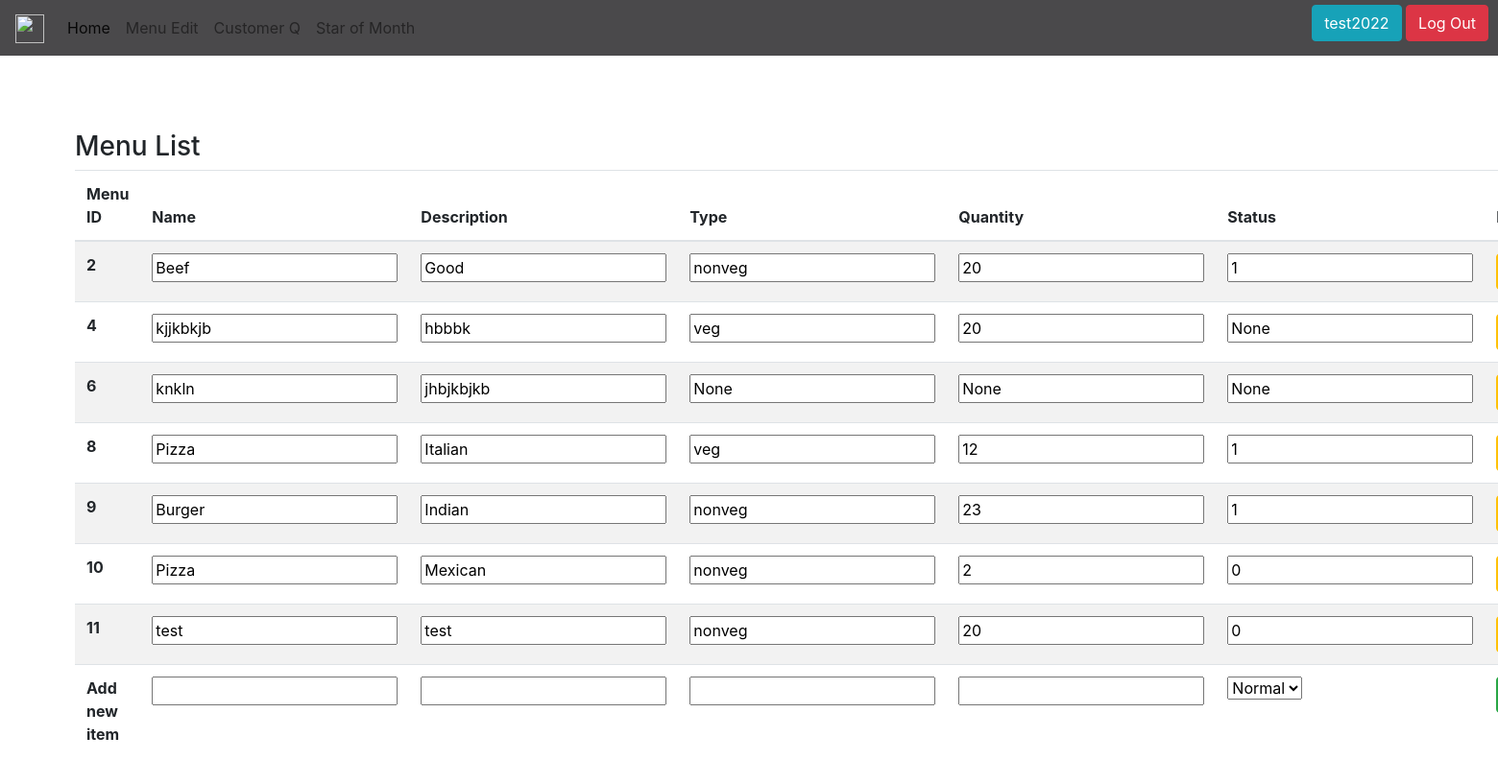
The app's page /staff/menuedit/ (signed in) with its own data.
### restaurant/models.py (models this page shows, shortened)
class Menu(models.Model):
    image = models.CharField(max_length=30)
    name = models.CharField(max_length=30)
    description = models.CharField(max_length=200)
    type = models.CharField(null=True,max_length=200)
    quantity = models.IntegerField(null=True)
    status=models.IntegerField(null=True,default=0)

### staff/views.py (the view, shortened to what this page needs)
# urls.py: path('menuedit/',views.menuEditPage, name='menuEditPage'),
def menuEditPage(request):
    if request.user.is_authenticated and request.user.is_staff == True:
        menu= Menu.objects.values()
        context = {
            'menu':menu,
        }
        return render(request, 'menuedit.html',context)
    else:
        return redirect('login')

### staff/templates/menuedit.html (shortened to what this page needs)
<!doctype html>
<html lang="en">
  <head>
    <link rel="stylesheet" href="https://cdn.jsdelivr.net/npm/bootstrap@4.0.0/dist/css/bootstrap.min.css">
  </head>
  <body>
    {% extends './header.html' %}
    {% block content %}
    <div style="margin: 5%;">
    <h3>Menu List</h3>
    <div>
        <table class="table table-striped">
            <thead>
              <tr>
                <th scope="col">Menu ID</th>
                <th scope="col">Name</th>
                <th scope="col">Description</th>
                <th scope="col">Type</th>
                <th scope="col">Quantity</th>
                <th scope="col">Status</th>
                <th scope="col">Edit</th>
              </tr>
            </thead>
            <tbody>
                {% for x in menu %}
              <tr>
                <form method="post">
                <th scope="row">{{x.id}}</th>
                <td><input value={{x.name}} name="name"></td>
                <td><input value={{x.description}} name="description"></td>
                <td><input value={{x.type}} name="type"></td>
                <td><input value={{x.quantity}} name="quantity"></td>
                <td><input value={{x.status}} name="status"></td>
                <td><button type="submit" name="edit" class="btn btn-warning">Update</button></td>
            </form>
              </tr>
              {% endfor %}
              <tr>
                <form method="post">
                <th scope="row">Add new item</th>
                <td><input  name="name"></td>
                <td><input name="description"></td>
                <td><input  name="type"></td>
                <td><input  name="quantity"></td>
                <td><select name="status" id="status">
                  <option value="0">Normal</option>
                </select></td>
                <td><button type="submit" name="add" class="btn btn-success">Add</button></td>
            </form>
              </tr>
            </tbody>
          </table>
    </div>
    </div>
    {% endblock content %}

### staff/templates/header.html (shortened to what this page needs)
<header>
  <div>
    <nav class="navbar navbar-expand-lg navbar-light " style="background-color: #4a494b;">
      <a class="navbar-brand" href="#">
        <img src="https://img.freepik.com/free-psd/restaurant-vintage-badge-template-psd-set-remixed-from-public-domain-artworks_53876-141767.jpg?t=st=1710765627~exp=1710769227~hmac=20e934bf5d517da40e73f66cf7f73a05369a299458b38d576c82aea1f31876ba&w=740" width="30" height="30" alt="">
      </a>
      <div class="collapse navbar-collapse" id="navbarNav">
        <ul class="navbar-nav">
          <li class="nav-item active">
            <a class="nav-link" href="{% url 'index_staff' %}">Home <span class="sr-only">(current)</span></a>
          </li>
          <li class="nav-item">
            <a class="nav-link" href="{% url 'menuEditPage' %}">Menu Edit</a>
          </li>
          <li class="nav-item">
            <a class="nav-link" href="{% url 'custQueries' %}">Customer Q</a>
          </li>
          <li class="nav-item">
            <a class="nav-link" href="{% url 'starEmployee' %}">Star of Month</a>
          </li>
          <div style="position: absolute; right: 10px; top: 5px;">
            <button type="button" class="btn btn-info" href="staff_login.html">{{user.username}}</button>
            <a type="button" class="btn btn-danger" href="{% url 'logout' %}">Log Out</a>
          </div>
        </ul>
      </div>
    </nav>
  </div>
</header>
{% block content %}
{% endblock content %}

### records on screen
Menu: id "2", name "Beef", description "Good", type "nonveg", quantity "20", status "1"
Menu: id "4", name "kjjkbkjb", description "hbbbk", type "veg", quantity "20", status "None"
Menu: id "6", name "knkln", description "jhbjkbjkb", type "None", quantity "None", status "None"
Menu: id "8", name "Pizza", type "veg", quantity "12", status "1"
Menu: id "9", name "Burger", description "Indian", type "nonveg", quantity "23", status "1"
Menu: id "10", name "Pizza", description "Mexican", type "nonveg", quantity "2", status "0"
Menu: id "11", name "test", description "test", type "nonveg", quantity "20", status "0"

### other values on screen
{{ user.username }} "test2022"
